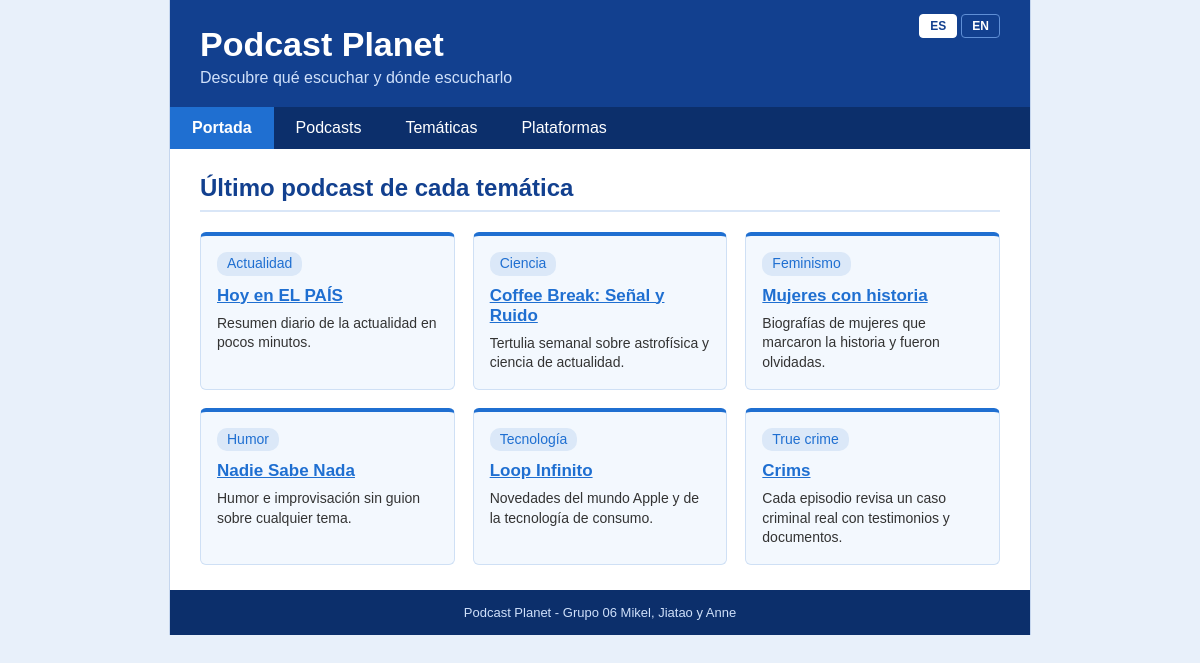
The app's page /es/ with its own data.
### apppodcasts/models.py (models this page shows, shortened)
class Podcast(models.Model):
    tematica = models.ForeignKey(Tematica, on_delete=models.CASCADE)
    plataformas = models.ManyToManyField(Plataforma)
    nombre = models.CharField(max_length=80)
    descripcion = models.TextField()
    descripcion_en = models.TextField(blank=True, default='')
    fecha = models.DateField()
    @property
    def descripcion_t(self):
        return _segun_idioma(self.descripcion, self.descripcion_en)

class Tematica(models.Model):
    nombre = models.CharField(max_length=50)
    descripcion = models.TextField()
    nombre_en = models.CharField(max_length=50, blank=True, default='')
    descripcion_en = models.TextField(blank=True, default='')
    @property
    def nombre_t(self):
        return _segun_idioma(self.nombre, self.nombre_en)

### apppodcasts/views.py (the view)
# urls.py: path('', IndexView.as_view(), name='index'),
class IndexView(TemplateView):
    template_name = 'index.html'
    def get_context_data(self, **kwargs):
        context = super().get_context_data(**kwargs)
        destacados = []
        vistos = set()
        podcasts = Podcast.objects.select_related('tematica').order_by('tematica__nombre', '-fecha')
        for podcast in podcasts:
            if podcast.tematica_id not in vistos:
                vistos.add(podcast.tematica_id)
                destacados.append(podcast)
        context['destacados'] = destacados
        return context

### apppodcasts/models.py (called while the page is built)
def _segun_idioma(texto_es, texto_en):
    if (get_language() or '').startswith('en') and texto_en:
        return texto_en
    return texto_es

### apppodcasts/templates/index.html (shortened to what this page needs)
{% extends "base.html" %}
{% load i18n %}
{% block contenido %}
<h2>{% trans "Último podcast de cada temática" %}</h2>
{% if destacados %}
    <div class="cajas">
    {% for p in destacados|dictsort:"tematica.nombre_t" %}
        <div class="caja">
            <p class="etiqueta"><a href="{% url 'tematica' p.tematica.id %}">{{ p.tematica.nombre_t }}</a></p>
            <h3><a href="{% url 'podcast' p.id %}">{{ p.nombre }}</a></h3>
            <p>{{ p.descripcion_t|truncatewords:15 }}</p>
        </div>
    {% endfor %}
    </div>
{% else %}
    <p>{% trans "No hay podcasts creados." %}</p>
{% endif %}
{% endblock %}

### apppodcasts/templates/base.html (shortened to what this page needs)
{% load static i18n %}
{% get_current_language as IDIOMA_ACTUAL %}
{% get_available_languages as IDIOMAS %}
<!DOCTYPE html>
<html lang="{{ IDIOMA_ACTUAL }}">
    <head>
        <link rel="stylesheet" href="{% static 'css/estilos.css' %}">
    </head>
    <body>
        <div id="pagina">
            <header>
                <h1><a href="{% url 'index'%}">Podcast Planet</a></h1>
                <p>{% trans "Descubre qué escuchar y dónde escucharlo" %}</p>
                <form action="{% url 'set_language' %}" method="post" class="selector-idioma" aria-label="{% trans 'Idioma' %}">
                    {% for codigo, nombre in IDIOMAS %}
                        <button type="submit" name="language" value="{{ codigo }}" lang="{{ codigo }}" title="{{ nombre }}"{% if codigo == IDIOMA_ACTUAL %} class="idioma-actual" aria-current="true"{% endif %}>{{ codigo|upper }}</button>
                    {% endfor %}
                </form>
            </header>
            <nav>
                <ul>
                    <li><a href="{% url 'index' %}">{% trans "Portada" %}</a></li>
                    <li><a href="{% url 'podcasts' %}">{% trans "Podcasts" %}</a></li>
                    <li><a href="{% url 'tematicas' %}">{% trans "Temáticas" %}</a></li>
                    <li><a href="{% url 'plataformas' %}">{% trans "Plataformas" %}</a></li>
                </ul>
            </nav>
            <main>
                {% block contenido %}{% endblock %}
            </main>
            <footer>
                <p>{% trans "Podcast Planet - Grupo 06 Mikel, Jiatao y Anne" %}</p>
            </footer>
        </div>
    </body>
</html>

### apppodcasts/static/css/estilos.css (style rules this page uses)
:root { --azul-fondo: #e8f0fa; --azul-claro: #f3f8fe; --azul-borde: #cfe0f5; --azul-suave: #dbe8f8; --azul-medio: #1f6fd1; --azul-oscuro: #12408f; --azul-noche: #0c2f6b; --pl: #1f6fd1; --pl-texto: #ffffff; }
body { margin: 0; font-family: Verdana, Arial, sans-serif; background-color: var(--azul-fondo); color: #333333; }
a { color: var(--azul-medio); }
#pagina { width: 860px; margin: 0 auto; background-color: #ffffff; border-left: 1px solid #c5d6ee; border-right: 1px solid #c5d6ee; }
header { position: relative; padding: 25px 30px 20px 30px; background-color: var(--azul-oscuro); color: #ffffff; }
header h1 { margin: 0; font-size: 34px; }
header h1 a { color: #ffffff; text-decoration: none; }
header p { margin: 5px 0 0 0; color: #cfe0fa; }
nav { background-color: var(--azul-noche); }
nav ul { margin: 0; padding: 0; list-style: none; overflow: hidden; }
nav li { float: left; }
nav a { display: block; padding: 12px 22px; color: #ffffff; text-decoration: none; }
main { padding: 25px 30px; min-height: 350px; }
h2 { margin-top: 0; padding-bottom: 8px; color: var(--azul-oscuro); border-bottom: 2px solid #d9e6f7; }
h3 { color: var(--azul-noche); }
.cajas { display: grid; grid-template-columns: repeat(3, 1fr); gap: 18px; }
.caja { box-sizing: border-box; display: flex; flex-direction: column; padding: 16px; background-color: var(--azul-claro); border: 1px solid var(--azul-borde); border-top: 4px solid var(--azul-medio); border-radius: 6px; transition: box-shadow 0.15s, transform 0.15s; }
.caja h3 { margin: 10px 0 8px 0; font-size: 17px; }
.caja p { margin: 0; font-size: 14px; line-height: 1.4; }
.caja .etiqueta { align-self: flex-start; margin-bottom: 0; }
.etiqueta { display: inline-block; padding: 2px 10px; background-color: var(--azul-suave); border-radius: 10px; font-size: 12px; }
.etiqueta a { text-decoration: none; }
footer { padding: 15px; background-color: var(--azul-noche); color: #cfe0fa; text-align: center; font-size: 13px; }
footer p { margin: 0; }
.fade-in { animation: aparecerSuave 0.25s ease-out; }
main { transition: opacity 0.15s ease; }
nav a.activo { background-color: var(--azul-medio); font-weight: bold; }
.selector-idioma { position: absolute; top: 14px; right: 30px; display: flex; gap: 4px; }
.selector-idioma button { padding: 4px 10px; font: bold 12px Verdana, Arial, sans-serif; color: #ffffff; background-color: transparent; border: 1px solid #5f8fd6; border-radius: 4px; cursor: pointer; }
.selector-idioma button.idioma-actual { color: var(--azul-oscuro); background-color: #ffffff; border-color: #ffffff; cursor: default; }

### records on screen
Podcast: tematica.nombre_t "Actualidad", nombre "Hoy en EL PAÍS", descripcion_t "Resumen diario de la actualidad en pocos minutos."
Podcast: tematica.nombre_t "Ciencia", nombre "Coffee Break: Señal y Ruido", descripcion_t "Tertulia semanal sobre astrofísica y ciencia de actualidad."
Podcast: tematica.nombre_t "Feminismo", nombre "Mujeres con historia", descripcion_t "Biografías de mujeres que marcaron la historia y fueron olvidadas."
Podcast: tematica.nombre_t "Humor", nombre "Nadie Sabe Nada", descripcion_t "Humor e improvisación sin guion sobre cualquier tema."
Podcast: tematica.nombre_t "Tecnología", nombre "Loop Infinito", descripcion_t "Novedades del mundo Apple y de la tecnología de consumo."
Podcast: tematica.nombre_t "True crime", nombre "Crims", descripcion_t "Cada episodio revisa un caso criminal real con testimonios y documentos."

### other values on screen
{{ codigo|upper }} "ES" "EN"
